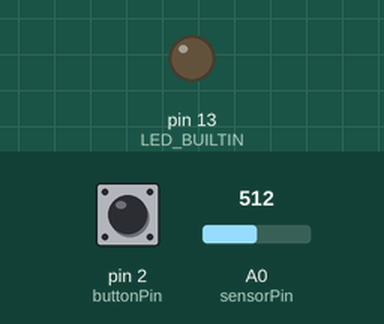
This sketch was run on a simulated Arduino Leonardo, built with avr-gcc and run on an emulated ATmega32U4. Parts: output pins drawn as LEDs (lit = HIGH). The test bench sets the inputs (shaded band); at power-on: pin 2 (buttonPin) LOW, A0 (sensorPin) = 512. What the sketch prints to the serial monitor is not drawn.

Above: at 1.2 s.
1.3 s: pin 2 (buttonPin) pulled HIGH for 0.15 s
At 1.95 s:
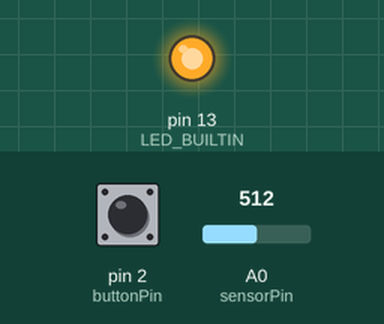
3.5 s: pin 2 (buttonPin) pulled HIGH for 3.2 s
At 8.3 s:
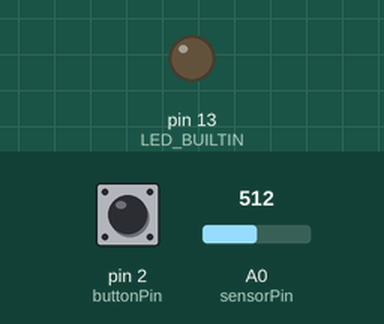
Timing chart, 0 to 9.8 s (numbered marks = the images above; inputs shaded):
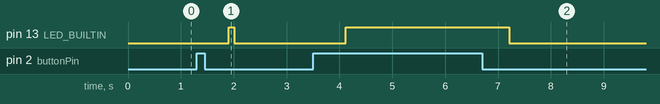

Measured:
- after the input at 1.3 s, pin 13 (LED_BUILTIN): LOW → HIGH after 0.61 s, → LOW 0.10 s later
- after the input at 3.5 s, pin 13 (LED_BUILTIN): LOW → HIGH after 0.61 s, → LOW 3.1 s later

The sketch:

midi.ino
```cpp
#include <MIDIUSB.h>

const int buttonPin = 2;
const int sensorPin = A0;
int buttonState = 0;
int sensorValue = 0;

void noteOn(byte channel, byte pitch, byte velocity) {
  midiEventPacket_t noteOn = {0x09, 0x90 | channel, pitch, velocity};
  MidiUSB.sendMIDI(noteOn);
}

void noteOff(byte channel, byte pitch, byte velocity) {
  midiEventPacket_t noteOff = {0x08, 0x80 | channel, pitch, velocity};
  MidiUSB.sendMIDI(noteOff);
}

void controlChange(byte channel, byte control, byte value) {
  midiEventPacket_t event = {0x0B, 0xB0 | channel, control, value};
  //SerialUSB.print("Channel: ");
  //SerialUSB.print(channel);
  //SerialUSB.print("Control: ");
  //SerialUSB.print(control);
  //SerialUSB.print("Value: ");
  //SerialUSB.println(value);
  MidiUSB.sendMIDI(event);
}

void setup() {
  // put your setup code here, to run once:
  SerialUSB.begin(115200);
  pinMode(LED_BUILTIN, OUTPUT);
  pinMode(buttonPin, INPUT);
}

void loop() {
  // put your main code here, to run repeatedly:
  buttonState = digitalRead(buttonPin);
  delay(100);
  if (buttonState == HIGH) {
    //SerialUSB.println("Sending note on");
    noteOn(0, 48, 64);   // Channel 0, middle C, normal velocity
    MidiUSB.flush();
    delay(500);
    digitalWrite(LED_BUILTIN, HIGH);
  } else {
    //SerialUSB.println("Sending note off");
    noteOff(0, 48, 64);  // Channel 0, middle C, normal velocity
    MidiUSB.flush();
    //delay(500);
    digitalWrite(LED_BUILTIN, LOW);
  }
  int newValue = 0;
  newValue = analogRead(sensorPin);
  if (newValue != sensorValue) {
    sensorValue = newValue;
    SerialUSB.println("Sending control change");
    byte byteValue = map(sensorValue, 0, 1023, 0, 255);
    controlChange(1, 16, byteValue);
    SerialUSB.print("New value:");
    SerialUSB.println(byteValue);
  }
}
```
